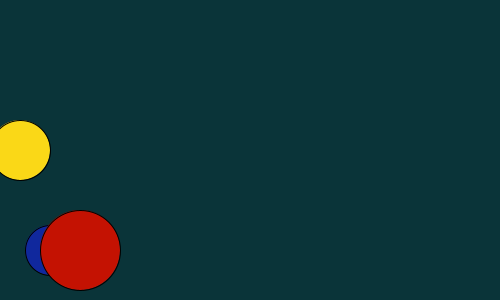
Frame 1 (no input)
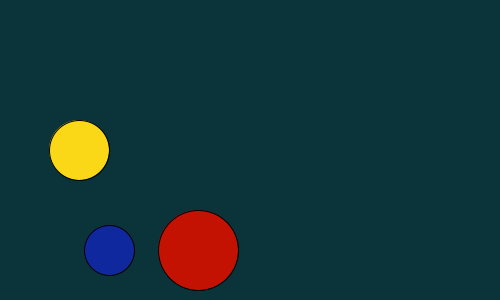
Frame 60 (the mouse pressed at the canvas centre just before this capture)
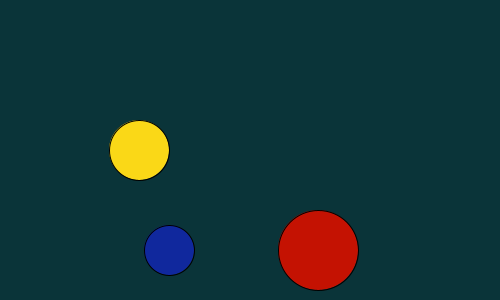
Frame 120 (the mouse held since frame 60 and released just before this capture)

The Processing sketch that drew these frames (run headless with seeded random() and noise(); from frame 60 on, the mouse is pressed at the canvas centre):

// Processing sketch: processing_79842
// ── processing_79842.pde

float xPos=20;  
float yPos=50;  
float zPos=80;  
float xDir = 1;  
void setup() {  
size(500,300);  
noCursor();  

}  

void draw() {  
background(10,52,57);  
fill(250,216,23);
ellipse(xPos, height/2, 60, 60);  
xPos = xPos + 1;   
if(xPos > width)  {  
xPos = 20;  

  }  

     
fill(16,40,157);
ellipse(yPos, width/2, 50, 50);  
yPos = yPos + 1;   
if(yPos > width)  {  

  yPos = 50;  

  }  
fill(196,18,2);
ellipse(zPos, width/2, 80, 80);  
zPos = zPos + 2;   
if(zPos > width)  {  
 zPos = 80;  

}  


     

     


     

     

} 
